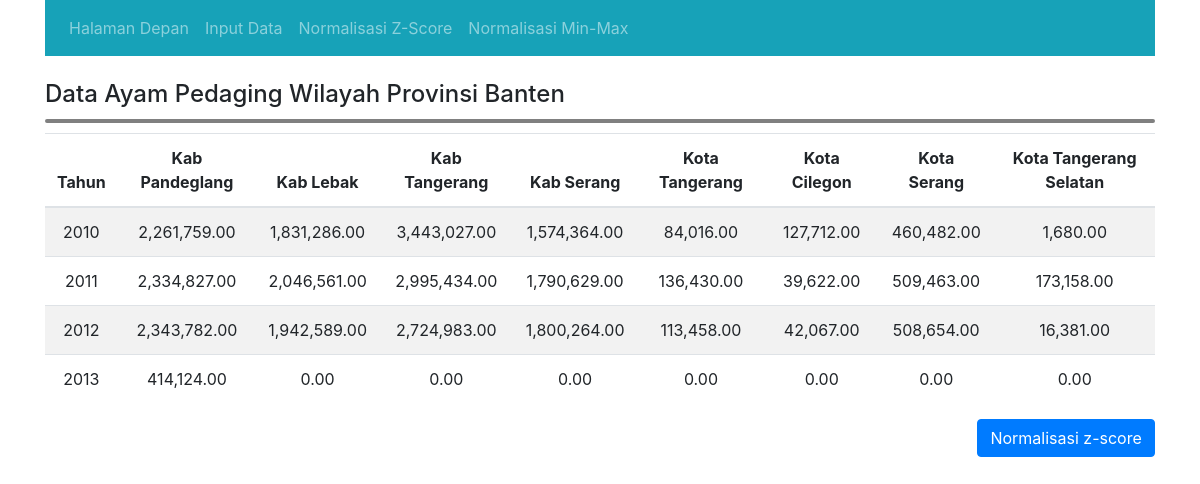
The app's page /z-score.php with its own data.
### tables this page shows
CREATE TABLE `data` (
  `tahun` varchar(255) NOT NULL,
  `kab_pandeglang` double NOT NULL,
  `kab_lebak` double NOT NULL,
  `kab_tangerang` double NOT NULL,
  `kab_serang` double NOT NULL,
  `kota_tangerang` double NOT NULL,
  `kota_cilegon` double NOT NULL,
  `kota_serang` double NOT NULL,
  `kota_tangerang_selatan` double NOT NULL,
  `result_min` int(100) NOT NULL
);

### z-score.php (the view, shortened to what this page needs)
<?php
include 'db.php';
$getall = $db_connect->query("SELECT * FROM data");
?>
<!DOCTYPE html>
<html lang="en">
<head>
  <link rel="stylesheet" href="assets/css/style.css">
  <link rel="stylesheet" href="https://maxcdn.bootstrapcdn.com/bootstrap/4.3.1/css/bootstrap.min.css">
</head>
<body>
<div class="container">
  <?php include 'assets/templates/header.php'; ?>
    <h4 class="mt-4">Data Ayam Pedaging Wilayah Provinsi Banten</h4><hr class="hr-table">
    <table class="table table-striped">
    <thead>
      <tr>
        <th scope="col">Tahun</th>
        <th scope="col">Kab Pandeglang</th>
        <th scope="col">Kab Lebak</th>
        <th scope="col">Kab Tangerang</th>
        <th scope="col">Kab Serang</th>
        <th scope="col">Kota Tangerang</th>
        <th scope="col">Kota Cilegon</th>
        <th scope="col">Kota Serang</th>
        <th scope="col">Kota Tangerang Selatan</th>
      </tr>
    </thead>
    <tbody>
    <?php while($show = $getall->fetch_assoc()): ?>
      <tr>
        <td scope="col"><?= $show["tahun"]; ?></td>
        <td scope="col"><?= number_format($show["kab_pandeglang"],2); ?></td>
        <td scope="col"><?= number_format($show["kab_lebak"],2); ?></td>
        <td scope="col"><?= number_format($show["kab_tangerang"],2); ?></td>
        <td scope="col"><?= number_format($show["kab_serang"],2); ?></td>
        <td scope="col"><?= number_format($show["kota_tangerang"],2); ?></td>
        <td scope="col"><?= number_format($show["kota_cilegon"],2); ?></td>
        <td scope="col"><?= number_format($show["kota_serang"],2); ?></td>
        <td scope="col"><?= number_format($show["kota_tangerang_selatan"],2); ?></td>
      </tr>
    <?php endwhile; ?>
    </tbody>
  </table>
  <div class="result_btn">
  <button type="button" class="btn btn-primary result_min_max">Normalisasi z-score</button>
  </div>
  <?php include 'assets/templates/footer.php'; ?>
</body>
</html>

### assets/css/style.css (style rules this page uses)
body { margin: 0; padding: 0; }
.hr-table { border: 2px solid gray; border-radius: 10px; margin: 10px 0; ; }
.result_btn { margin-left: 84%; }
tr td, thead tr th { text-align: center; }

### records on screen
data: tahun "2010", kab_pandeglang "2,261,759.00", kab_lebak "1,831,286.00", kab_tangerang "3,443,027.00", kab_serang "1,574,364.00", kota_tangerang "84,016.00", kota_cilegon "127,712.00", kota_serang "460,482.00", kota_tangerang_selatan "1,680.00"
data: tahun "2011", kab_pandeglang "2,334,827.00", kab_lebak "2,046,561.00", kab_tangerang "2,995,434.00", kab_serang "1,790,629.00", kota_tangerang "136,430.00", kota_cilegon "39,622.00", kota_serang "509,463.00", kota_tangerang_selatan "173,158.00"
data: tahun "2012", kab_pandeglang "2,343,782.00", kab_lebak "1,942,589.00", kab_tangerang "2,724,983.00", kab_serang "1,800,264.00", kota_tangerang "113,458.00", kota_cilegon "42,067.00", kota_serang "508,654.00", kota_tangerang_selatan "16,381.00"
data: tahun "2013", kab_pandeglang "414,124.00", kab_lebak "0.00", kab_tangerang "0.00", kab_serang "0.00", kota_tangerang "0.00", kota_cilegon "0.00", kota_serang "0.00", kota_tangerang_selatan "0.00"
